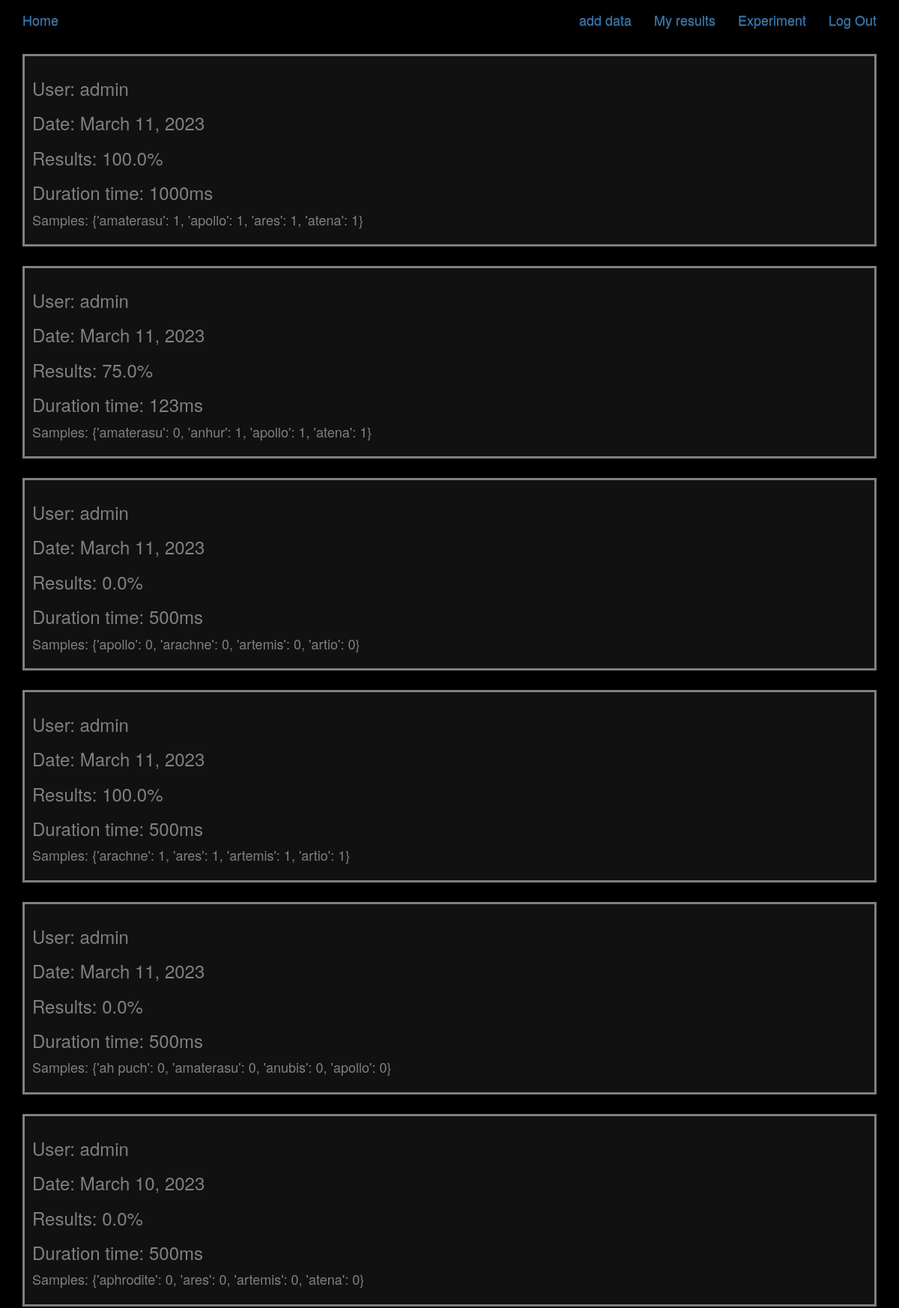
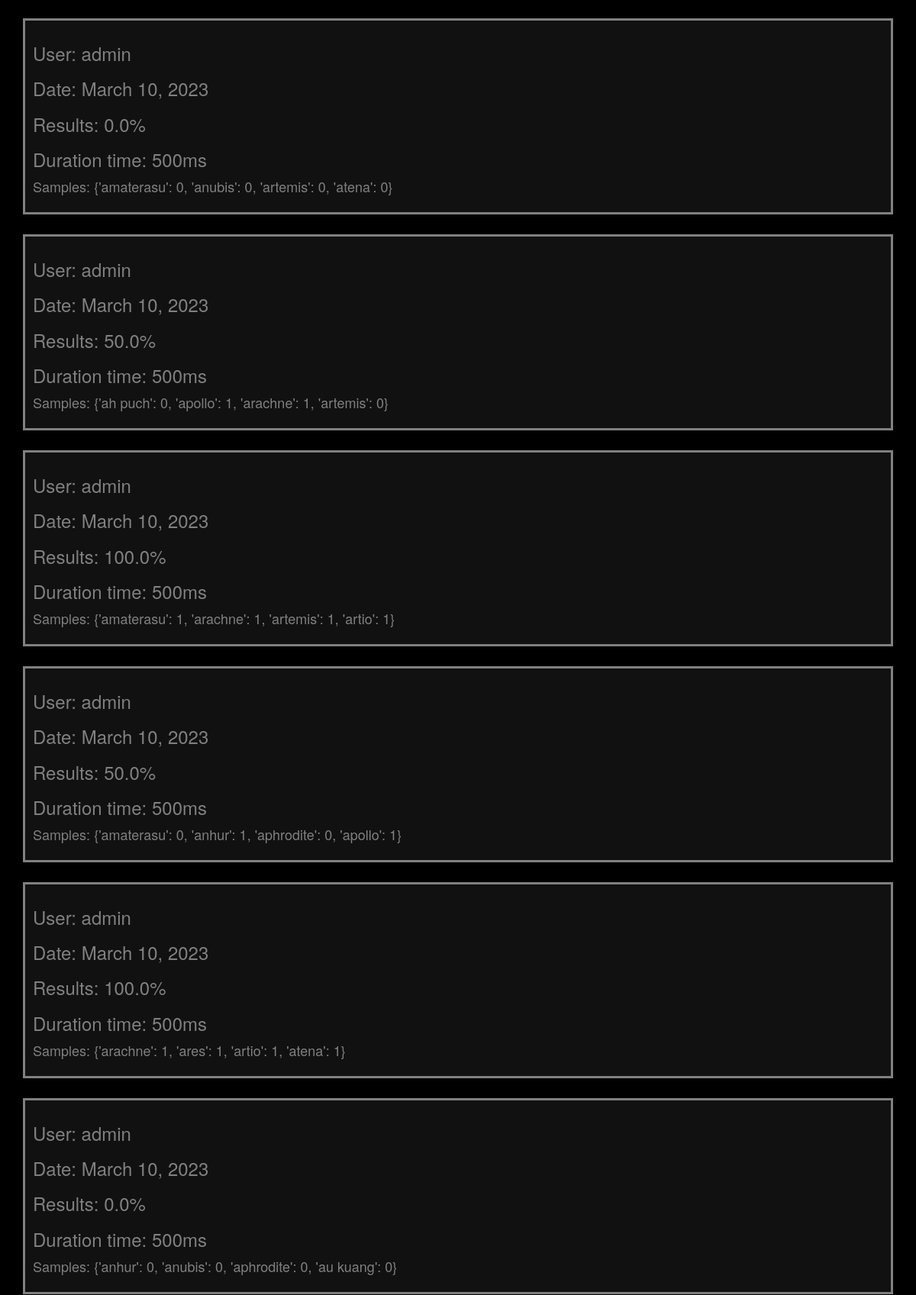
Page /image/list/ (signed in, upper part) on the committed database (2 pictures, top to bottom).
### app/models.py (models this page shows, shortened)
class Experiment(models.Model):
    user_id = models.ForeignKey(User, on_delete=models.CASCADE, null=False)
    date = models.DateField(default=datetime.datetime.now)
    pass_rate = models.FloatField(default=0, null=True)
    samples = models.CharField(max_length=256, default=None, null=False)
    duration = models.IntegerField(null=True, default=500)

### accounts/models.py (models this page shows)
class User(AbstractUser):
    birth_day = models.IntegerField(null=True, blank=True)
    sex = models.CharField(choices=SEX_CHOICES, max_length=10, default=None, null=True)
    ailments = models.TextField(default='', max_length=1000)
    def __str__(self):
        return f"{self.username}"

### app/views.py (the view)
# urls.py: path('list/', ExperimentListView.as_view(), name='exp_list'),
class ExperimentListView(LoginRequiredMixin, ListView):
    model = Experiment
    template_name = 'app/exp_list.html'
    context_object_name = 'exp_list'
    def get_queryset(self):
        qs = Experiment.objects.filter(user_id=self.request.user)
        qs = qs.order_by('-id')
        return qs

### app/templates/app/exp_list.html (shortened to what this page needs)
{% extends "base.html" %}
{% block content %}
{%  for item in object_list %}
<div class="card card-inverse">
  <div class="card-block" style="background: #111;padding: 10px; border-style: solid">
    <h3 class="card-title">User: {{item.user_id}}</h3>
    <h3 class="card-title">Date: {{item.date}} </h3>
    <h3 class="card-title">Results: {{item.pass_rate}}% </h3>
    <h3 class="card-title">  Duration time: {{item.duration}}ms</h3>
    <p class="card-text"> Samples:  {{item.samples}}
</div>
{% endfor %}
{% endblock %}

### templates/base.html (shortened to what this page needs)
<!DOCTYPE html>
{% load static %}
<html lang="en">
<head>
    <link rel="stylesheet" href="https://cdn.jsdelivr.net/npm/bootstrap@3.3.7/dist/css/bootstrap.min.css">
<link rel="stylesheet" href="https://cdn.jsdelivr.net/npm/bootstrap@3.3.7/dist/css/bootstrap-theme.min.css">
    <link rel="stylesheet" href="{% static 'css/master.css' %}">
</head>
<body>
<nav class="navbar mynav" role="navigation" id="navbar">
    <div class="container">
        <a class="navbar-brand mynav" href="{% url 'home' %}">Home</a>
        <ul class="nav navbar-nav navbar-right">
            {% if user.is_authenticated %}
                {% if user.is_superuser %}
                   <li> <a href="{% url 'app:data' %}"> add data</a></li>
                {% endif %}
                <li> <a href="{% url 'app:exp_list' %}"> My results </a></li>
                <li> <a href="{% url 'app:experiment' %}"> Experiment </a></li>
                <li> <a href="{% url 'accounts:logout' %}"> Log Out</a></li>
            {% else %}
            <li> <a href="{% url 'accounts:login' %}">Log In</a></li>
            <li> <a href="{% url 'accounts:signup' %}">Sign Up</a></li>
            {% endif %}
        </ul>
    </div>
</nav>
<div class='container'>
{% block content %}
{% endblock %}
</body>
</html>

### static/css/master.css (style rules this page uses)
html { overflow-y: scroll; }
body { margin: 0; overflow: hidden; background: black; color: gray; font-size: large; }

### rows in the picture
Experiment: user_id "admin", date "March 11, 2023", pass_rate "100.0", duration "1000", samples "{'amaterasu': 1, 'apollo': 1, 'ares': 1, 'atena': 1}"
Experiment: user_id "admin", date "March 11, 2023", pass_rate "75.0", duration "123", samples "{'amaterasu': 0, 'anhur': 1, 'apollo': 1, 'atena': 1}"
Experiment: user_id "admin", date "March 11, 2023", pass_rate "0.0", duration "500", samples "{'apollo': 0, 'arachne': 0, 'artemis': 0, 'artio': 0}"
Experiment: user_id "admin", date "March 11, 2023", pass_rate "100.0", duration "500", samples "{'arachne': 1, 'ares': 1, 'artemis': 1, 'artio': 1}"
Experiment: user_id "admin", date "March 11, 2023", pass_rate "0.0", duration "500", samples "{'ah puch': 0, 'amaterasu': 0, 'anubis': 0, 'apollo': 0}"
Experiment: user_id "admin", date "March 10, 2023", pass_rate "0.0", duration "500", samples "{'aphrodite': 0, 'ares': 0, 'artemis': 0, 'atena': 0}"
Experiment: user_id "admin", date "March 10, 2023", pass_rate "0.0", duration "500", samples "{'amaterasu': 0, 'anubis': 0, 'artemis': 0, 'atena': 0}"
Experiment: user_id "admin", date "March 10, 2023", pass_rate "50.0", duration "500", samples "{'ah puch': 0, 'apollo': 1, 'arachne': 1, 'artemis': 0}"
Experiment: user_id "admin", date "March 10, 2023", pass_rate "100.0", duration "500", samples "{'amaterasu': 1, 'arachne': 1, 'artemis': 1, 'artio': 1}"
Experiment: user_id "admin", date "March 10, 2023", pass_rate "50.0", duration "500", samples "{'amaterasu': 0, 'anhur': 1, 'aphrodite': 0, 'apollo': 1}"
Experiment: user_id "admin", date "March 10, 2023", pass_rate "100.0", duration "500", samples "{'arachne': 1, 'ares': 1, 'artio': 1, 'atena': 1}"
Experiment: user_id "admin", date "March 10, 2023", pass_rate "0.0", duration "500", samples "{'anhur': 0, 'anubis': 0, 'aphrodite': 0, 'au kuang': 0}"
